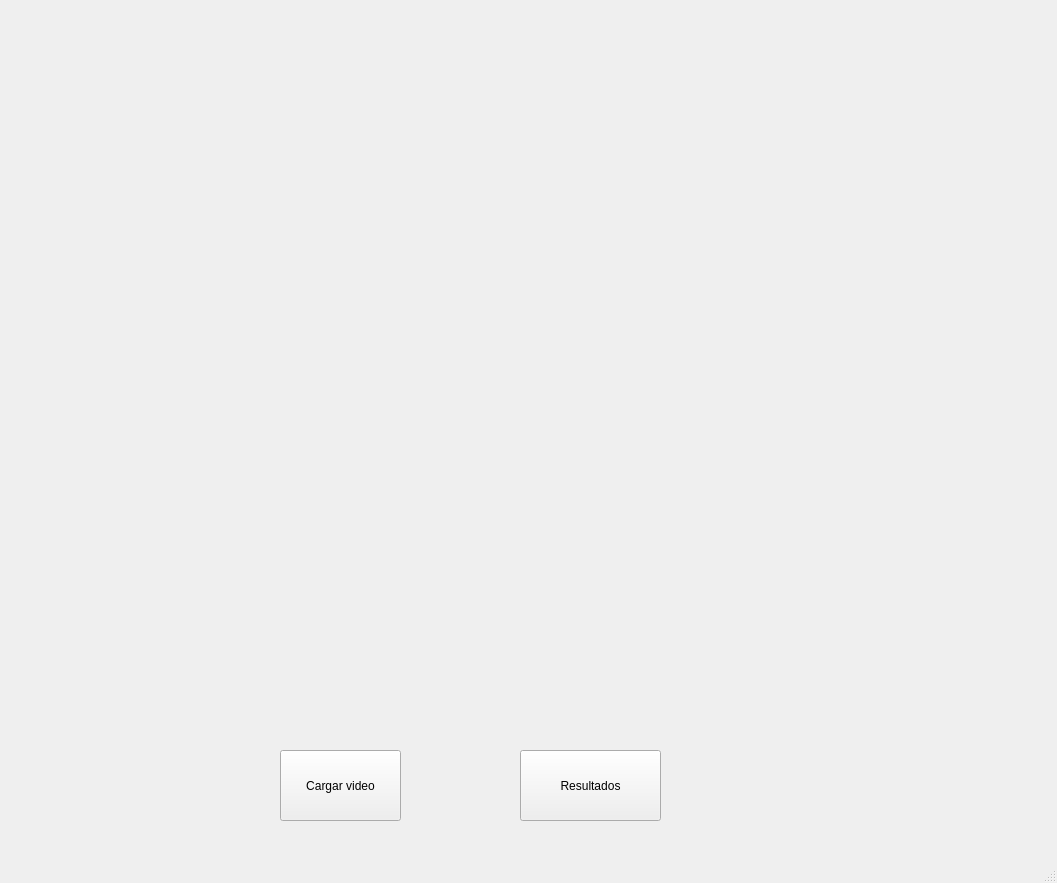
<?xml version="1.0" encoding="UTF-8"?>
<ui version="4.0">
 <class>MainWindow</class>
 <widget class="QMainWindow" name="MainWindow">
  <property name="geometry">
   <rect>
    <x>0</x>
    <y>0</y>
    <width>1057</width>
    <height>883</height>
   </rect>
  </property>
  <property name="windowTitle">
   <string>MainWindow</string>
  </property>
  <widget class="QWidget" name="centralwidget">
   <widget class="QPushButton" name="boton_activar">
    <property name="geometry">
     <rect>
      <x>280</x>
      <y>750</y>
      <width>121</width>
      <height>71</height>
     </rect>
    </property>
    <property name="text">
     <string>Cargar video</string>
    </property>
   </widget>
   <widget class="QPushButton" name="boton_desactivar">
    <property name="geometry">
     <rect>
      <x>520</x>
      <y>750</y>
      <width>141</width>
      <height>71</height>
     </rect>
    </property>
    <property name="text">
     <string>Resultados</string>
    </property>
   </widget>
   <widget class="QLabel" name="etiqueta">
    <property name="geometry">
     <rect>
      <x>370</x>
      <y>700</y>
      <width>211</width>
      <height>17</height>
     </rect>
    </property>
    <property name="text">
     <string/>
    </property>
    <property name="alignment">
     <set>Qt::AlignCenter</set>
    </property>
   </widget>
   <widget class="QLabel" name="logoACHS">
    <property name="geometry">
     <rect>
      <x>60</x>
      <y>20</y>
      <width>311</width>
      <height>301</height>
     </rect>
    </property>
    <property name="styleSheet">
     <string notr="true">background-image: url(:/prefijoNuevo/Logo_ACHS.png);</string>
    </property>
    <property name="text">
     <string/>
    </property>
    <property name="pixmap">
     <pixmap resource="test.qrc">:/prefijoNuevo/Logo_ACHS.png</pixmap>
    </property>
    <property name="scaledContents">
     <bool>true</bool>
    </property>
   </widget>
   <widget class="QLabel" name="logoSUSESO">
    <property name="geometry">
     <rect>
      <x>450</x>
      <y>20</y>
      <width>531</width>
      <height>301</height>
     </rect>
    </property>
    <property name="styleSheet">
     <string notr="true">background-image: url(:/prefijoNuevo2/LOGO_SUSESO.png);</string>
    </property>
    <property name="text">
     <string/>
    </property>
    <property name="pixmap">
     <pixmap resource="test3.qrc">:/prefijoNuevo2/LOGO_SUSESO.png</pixmap>
    </property>
    <property name="scaledContents">
     <bool>true</bool>
    </property>
   </widget>
  </widget>
  <widget class="QMenuBar" name="menubar">
   <property name="geometry">
    <rect>
     <x>0</x>
     <y>0</y>
     <width>1057</width>
     <height>22</height>
    </rect>
   </property>
  </widget>
  <widget class="QStatusBar" name="statusbar"/>
 </widget>
 <resources>
  <include location="test.qrc"/>
  <include location="test3.qrc"/>
 </resources>
 <connections/>
</ui>
